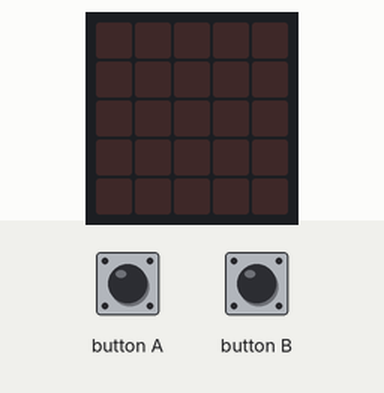
This program was run on a simulated BBC micro:bit (MakeCode). On the bench: the board's 5×5 LED display. The test bench sets the inputs (shaded band).

Above: at 1.2 s.
1.3 s: button A pressed for 1 s
At 3.4 s:
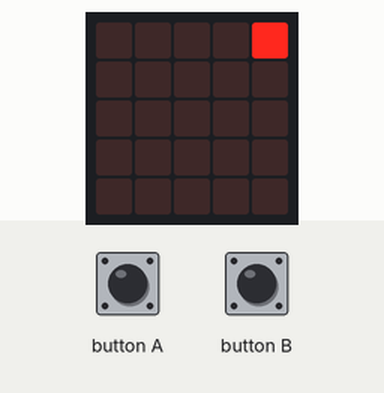
3.8 s: button B pressed for 3.2 s
At 7.1 s:
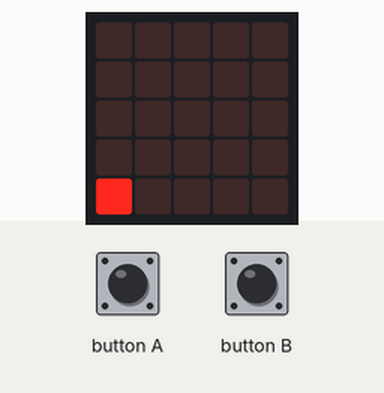
8.5 s: button B pressed for 0.15 s
At 9.1 s:
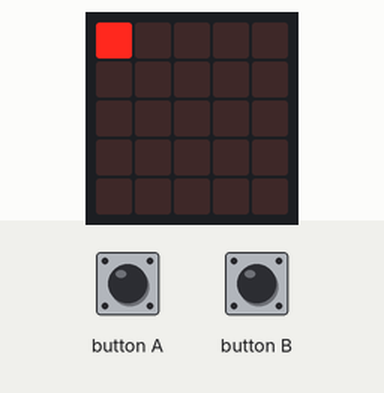
10.1 s: button A pressed for 3.2 s
At 14.4 s:
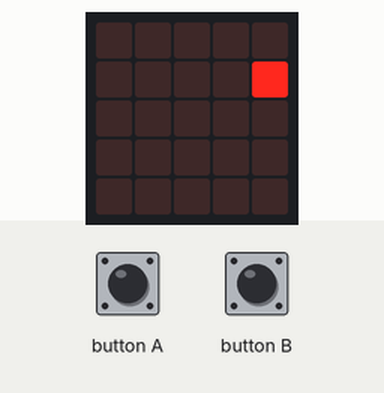
14.8 s: button A pressed for 0.15 s
At 15.3 s:
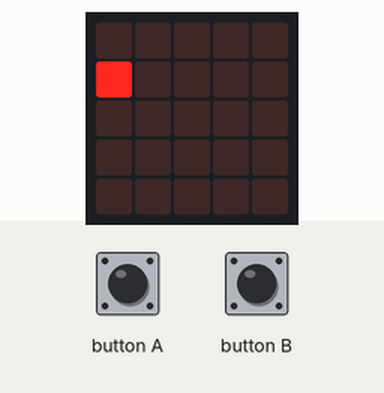
16.4 s: button B pressed for 1 s
At 17.7 s:
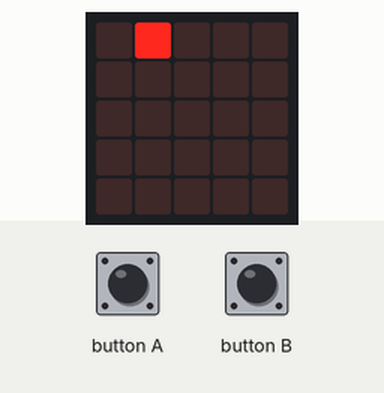
Timing chart, 0 to 19.4 s (numbered marks = the images above; inputs shaded):
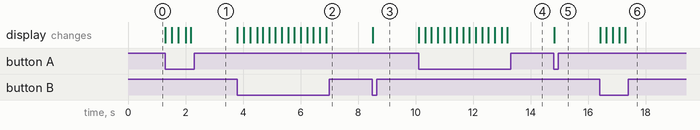

Measured:
- after the input at 1.3 s, the display: first changes at once (image 1 shows a later state)
- after the input at 3.8 s, the display: first changes at once (image 2 shows a later state)
- after the input at 8.5 s, the display: changes at once (image 3)
- after the input at 10.1 s, the display: first changes at once (image 4 shows a later state)
- after the input at 14.8 s, the display: changes at once (image 5)
- after the input at 16.4 s, the display: first changes at once (image 6 shows a later state)

The program:

main.ts
```typescript
input.onButtonPressed(Button.A, function () {

})
input.onButtonPressed(Button.B, function () {

})
let number = 0
let yumber = 0
basic.forever(function () {
    if (input.buttonIsPressed(Button.A)) {
        basic.clearScreen()
        led.plot(number, yumber)
        basic.pause(200)
        number += 1
    }
    if (number > 4) {
        number = 0
    }
    if (input.buttonIsPressed(Button.B)) {
        basic.clearScreen()
        led.plot(number, yumber)
        basic.pause(200)
        yumber += 1
    }
    if (yumber > 4) {
        yumber = 0
    }
})
```

test.ts
```typescript
// 在這裡測試；當此封包作為擴充功能時，將不會編譯此內容。
```
